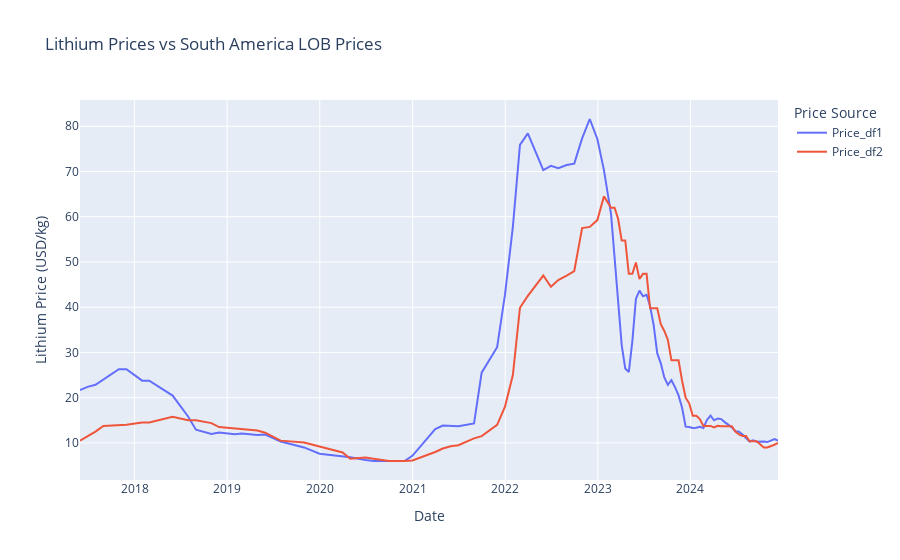

The code cell stored with this chart in its notebook:
### Code cell
# Merge the two dataframes on the 'Date' column
df = pd.merge(df1, df2, on='Date', suffixes=('_df1', '_df2'))
df['Price_df1'] = df['Price_df1'].astype(float)
df['Price_df2'] = df['Price_df2'].astype(float)

# Plot the data, use separate y-axes for each price
fig = px.line(df, x='Date', y=['Price_df1', 'Price_df2'], 
              labels={'value': 'Price (USD/kg)', 'variable': 'Source'},
              title='Lithium Prices vs South America LOB Prices')
fig.update_layout(
    yaxis=dict(title='Lithium Price (USD/kg)'),
    yaxis2=dict(title='South America LOB Price (USD/kg)', overlaying='y', side='right'),
    legend_title_text='Price Source'
)
fig.show()
